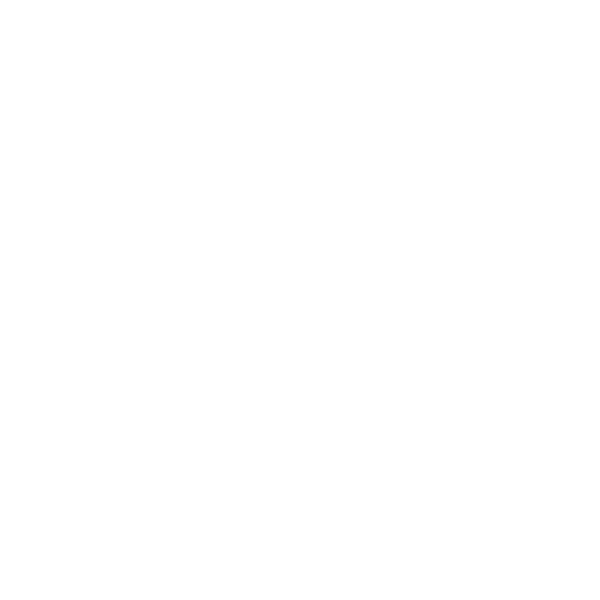
Frame 1 (no input)
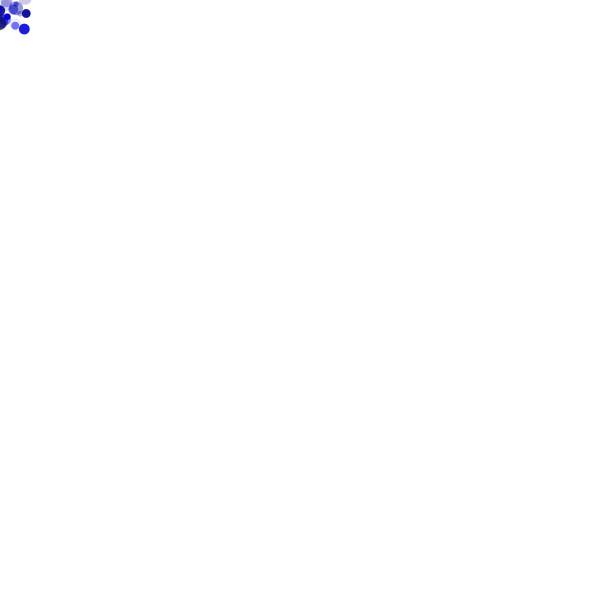
Frame 60 (the mouse pressed at the canvas centre just before this capture)
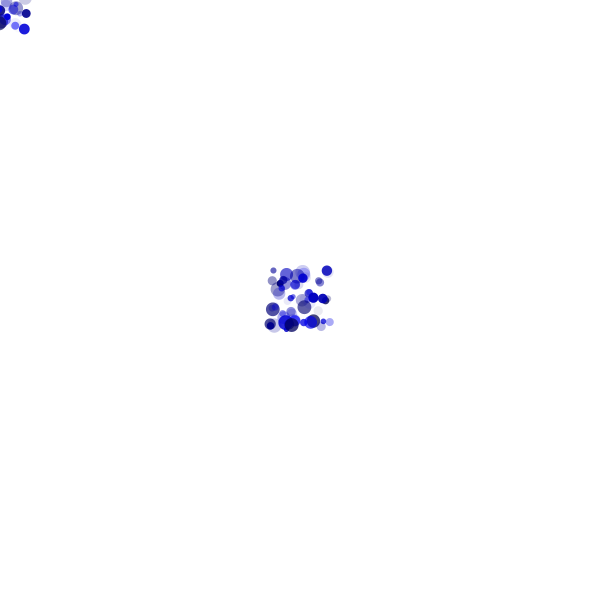
Frame 120 (the mouse held since frame 60 and released just before this capture)

The Processing sketch that drew these frames (run headless with seeded random() and noise(); from frame 60 on, the mouse is pressed at the canvas centre):

// Processing sketch: bubbleTrace
// ── bubbleTrace.pde
void setup()
{
  size(600, 600);
  background(255);
  frameRate(40);
  noStroke();
}

void draw()
{
  float randX = random(-30, +30); //pick a random location around the mouse in X-coordinate
  float randY = random(-30, +30); //pick a random location around the mouse in Y-coordinate
  float randomSize = random(5, 15);  // pick a random ellipse size

  fill(0, 0, random(75, 255), random(0, 255)); //pick a random shade of blue + random transparency

  ellipse(mouseX + randX, mouseY + randY, randomSize, randomSize); 
}

//when mouse is pressed erase canvas
void mousePressed()
{
  background(255);
}
